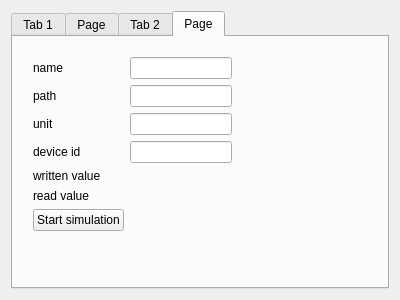
<?xml version="1.0" encoding="UTF-8"?>
<ui version="4.0">
 <class>MainWindow</class>
 <widget class="QMainWindow" name="MainWindow">
  <property name="geometry">
   <rect>
    <x>0</x>
    <y>0</y>
    <width>400</width>
    <height>300</height>
   </rect>
  </property>
  <property name="windowTitle">
   <string>MainWindow</string>
  </property>
  <widget class="QWidget" name="centralWidget">
   <property name="sizePolicy">
    <sizepolicy hsizetype="Expanding" vsizetype="Expanding">
     <horstretch>0</horstretch>
     <verstretch>0</verstretch>
    </sizepolicy>
   </property>
   <layout class="QVBoxLayout" name="verticalLayout_2">
    <item>
     <widget class="QTabWidget" name="tabWidget">
      <property name="currentIndex">
       <number>3</number>
      </property>
      <widget class="QWidget" name="connectionTab">
       <property name="sizePolicy">
        <sizepolicy hsizetype="Expanding" vsizetype="Expanding">
         <horstretch>0</horstretch>
         <verstretch>0</verstretch>
        </sizepolicy>
       </property>
       <attribute name="title">
        <string>Tab 1</string>
       </attribute>
       <widget class="QWidget" name="formLayoutWidget">
        <property name="geometry">
         <rect>
          <x>0</x>
          <y>0</y>
          <width>251</width>
          <height>91</height>
         </rect>
        </property>
        <layout class="QFormLayout" name="formLayout">
         <property name="leftMargin">
          <number>10</number>
         </property>
         <property name="topMargin">
          <number>10</number>
         </property>
         <item row="0" column="0">
          <widget class="QLabel" name="userNameLabel">
           <property name="text">
            <string>UserName</string>
           </property>
          </widget>
         </item>
         <item row="0" column="1">
          <widget class="QLineEdit" name="userNameEdit"/>
         </item>
         <item row="1" column="0">
          <widget class="QLabel" name="passwordLabel">
           <property name="text">
            <string>Password</string>
           </property>
          </widget>
         </item>
         <item row="1" column="1">
          <widget class="QLineEdit" name="passwordEdit"/>
         </item>
        </layout>
       </widget>
      </widget>
      <widget class="QWidget" name="createDeviceTab">
       <attribute name="title">
        <string>Page</string>
       </attribute>
      </widget>
      <widget class="QWidget" name="deviceListTab">
       <attribute name="title">
        <string>Tab 2</string>
       </attribute>
      </widget>
      <widget class="QWidget" name="dataNodeSimulationTab">
       <attribute name="title">
        <string>Page</string>
       </attribute>
       <widget class="QWidget" name="formLayoutWidget_2">
        <property name="geometry">
         <rect>
          <x>9</x>
          <y>9</y>
          <width>221</width>
          <height>231</height>
         </rect>
        </property>
        <layout class="QFormLayout" name="formLayout_2">
         <item row="0" column="0">
          <widget class="QLabel" name="label">
           <property name="text">
            <string>name</string>
           </property>
          </widget>
         </item>
         <item row="0" column="1">
          <widget class="QLineEdit" name="dataNodeNameEdit"/>
         </item>
         <item row="1" column="0">
          <widget class="QLabel" name="label_2">
           <property name="text">
            <string>path</string>
           </property>
          </widget>
         </item>
         <item row="1" column="1">
          <widget class="QLineEdit" name="dataNodePathLineEdit"/>
         </item>
         <item row="2" column="0">
          <widget class="QLabel" name="label_3">
           <property name="text">
            <string>unit</string>
           </property>
          </widget>
         </item>
         <item row="2" column="1">
          <widget class="QLineEdit" name="dataNodeUnitLineEdit"/>
         </item>
         <item row="3" column="0">
          <widget class="QLabel" name="label_4">
           <property name="text">
            <string>device id</string>
           </property>
          </widget>
         </item>
         <item row="3" column="1">
          <widget class="QLineEdit" name="dataNodeDeviceIdLineEdit"/>
         </item>
         <item row="4" column="0">
          <widget class="QLabel" name="label_5">
           <property name="text">
            <string>written value</string>
           </property>
          </widget>
         </item>
         <item row="4" column="1">
          <widget class="QLabel" name="writtenValueLabel">
           <property name="text">
            <string/>
           </property>
          </widget>
         </item>
         <item row="5" column="0">
          <widget class="QLabel" name="label_6">
           <property name="text">
            <string>read value</string>
           </property>
          </widget>
         </item>
         <item row="5" column="1">
          <widget class="QLabel" name="readValueLabel">
           <property name="text">
            <string/>
           </property>
          </widget>
         </item>
         <item row="6" column="0">
          <widget class="QPushButton" name="startSimulationButton">
           <property name="text">
            <string>Start simulation</string>
           </property>
          </widget>
         </item>
        </layout>
       </widget>
      </widget>
     </widget>
    </item>
   </layout>
  </widget>
 </widget>
 <layoutdefault spacing="6" margin="11"/>
 <tabstops>
  <tabstop>passwordEdit</tabstop>
  <tabstop>userNameEdit</tabstop>
 </tabstops>
 <resources/>
 <connections/>
</ui>
